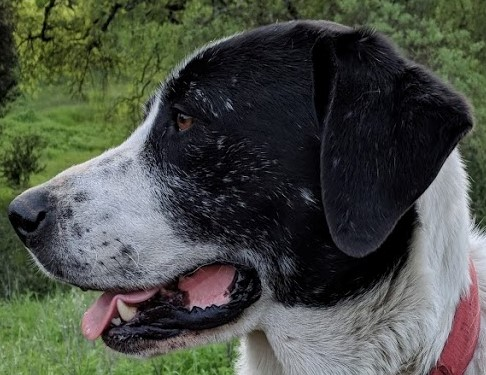
#> input picture Object-Detection/sammy_face.jpg, 486 x 375 px
$ jupyter execute Edge-Detection.ipynb
#> lines starting #> are read from the running program, lines starting #| are printed output that depends on the picture
[cell 1]
import cv2
import numpy as np
import matplotlib.pyplot as plt

[cell 2]
'''
    Edge Detection
    Canny edge detector
        1. Apply Guassian filter to smooth the image to remove the noise
        2. Find the intensity gradients of the image
        3. Apply non-maximum suppression to get rid of spurious response to edge detection
        4. Apply double threshold to determine potential edges
        5. Track edges by hysteresis
'''

[cell 3]
# Prepare the network
fig = plt.figure(figsize=(20,10))
rows = 2
cols = 4
num = 0

def display_img(img,title, cmap=None):
    global num
    num += 1
    ax = fig.add_subplot(rows, cols, num)
    ax.imshow(img, cmap)
    ax.set_title(title)


# Load image
img = cv2.imread('sammy_face.jpg')
#> img is the input picture: shape (375, 486, 3); mean B, G, R 70, 78.7, 74.2
display_img(img, 'Original imgae')

ranges = [(127,127),(0,255)]
for range in ranges:
    edges = cv2.Canny(img,threshold1=range[0],threshold2=range[1])
    display_img(edges, f'Edge detection, th1={range[0]}, th2={range[1]}')
#> this loop made 2 passes
#> pass 1, `edges = cv2.Canny(img,threshold1=range[0],threshold2=range[1])`:
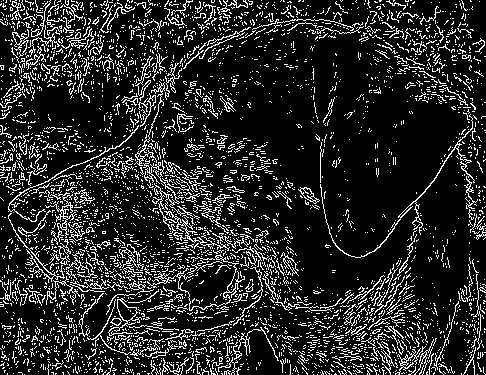
#> edges: shape (375, 486); 15.6% white in thin lines or dots
#> pass 2, `edges = cv2.Canny(img,threshold1=range[0],threshold2=range[1])`:
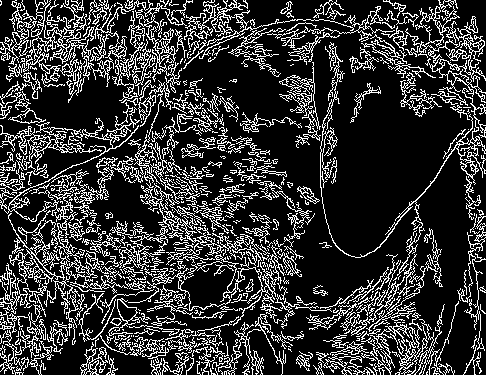
#> edges: shape (375, 486); 21% white in thin lines or dots


# Formula for choosing a particular threshold
median_val = np.median(img)
#> median_val = 64
print('As median value is 64, it is not a super bright image')
lower_bound = int(max(0, 0.07 * median_val))
#> lower_bound = 4
upper_bound = int(min(255, 1.3 * median_val))
#> upper_bound = 83
edges = cv2.Canny(img, threshold1=lower_bound, threshold2=upper_bound+300)
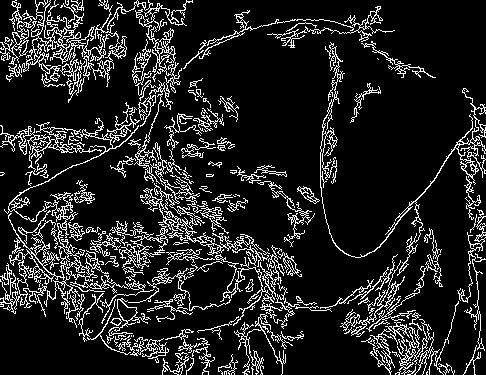
#> edges: shape (375, 486); 13.4% white in thin lines or dots
display_img(edges, 'edge detection with formula threshold')


# Blurring image can improve edge detection
blurred = cv2.blur(img,ksize=(7,7))
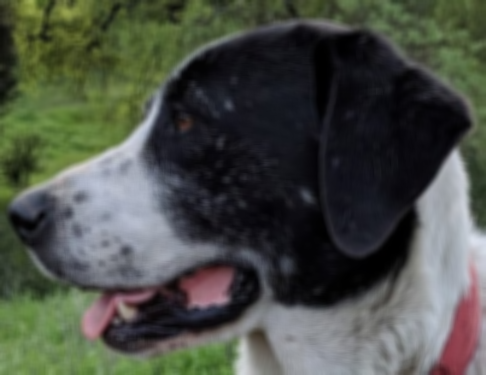
#> blurred: shape (375, 486, 3); mean B, G, R 70, 78.7, 74.3
edges = cv2.Canny(blurred, threshold1=lower_bound, threshold2=upper_bound)
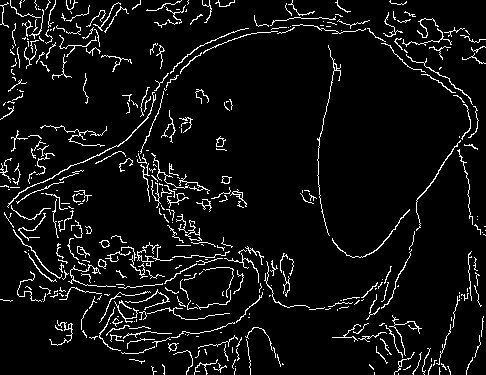
#> edges: shape (375, 486); 6.3% white in thin lines or dots
display_img(edges, 'edge detection after blurring')
#> figure, not shown here; B, G, R data is drawn as R, G, B

[cell 4]
img = cv2.imread('data_analyst.jpg')
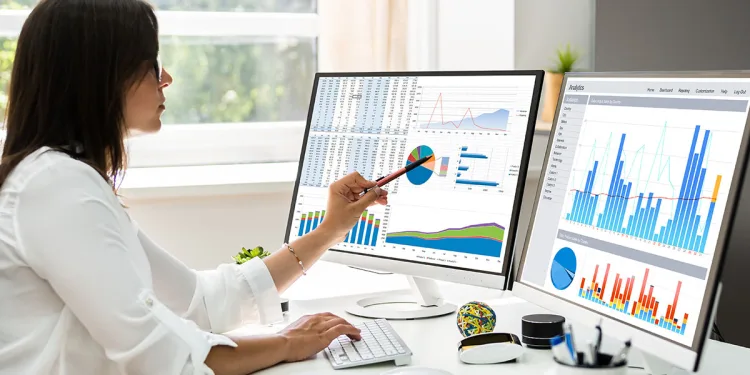
#> input picture Object-Detection/data_analyst.jpg, 750 x 375 px
#> img is the input picture: shape (375, 750, 3); mean B, G, R 183.7, 187.7, 187.1
img = cv2.cvtColor(img, cv2.COLOR_BGR2RGB)
gray_img = cv2.cvtColor(img, cv2.COLOR_BGR2GRAY)
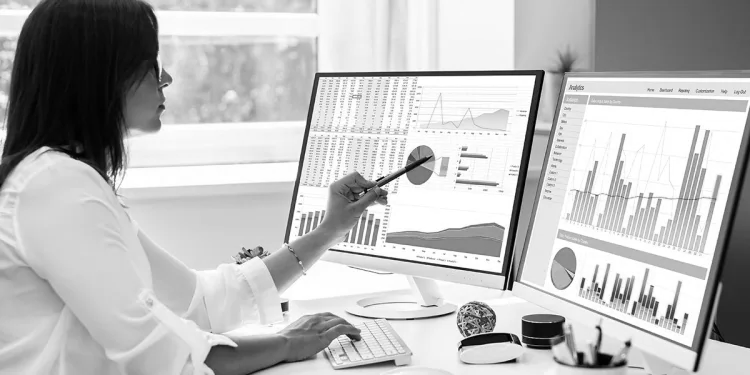
#> gray_img: shape (375, 750); min 0, max 255, mean 186.5
plt.imshow(img)

[cell 5]
median_val = np.median(img)
#> median_val = 211
lower = int(max(0, 0.07 * median_val))
#> lower = 14
upper = int(min(255, 1.3 * median_val))
#> upper = 255
edges = cv2.Canny(img, threshold1=lower,threshold2=upper)
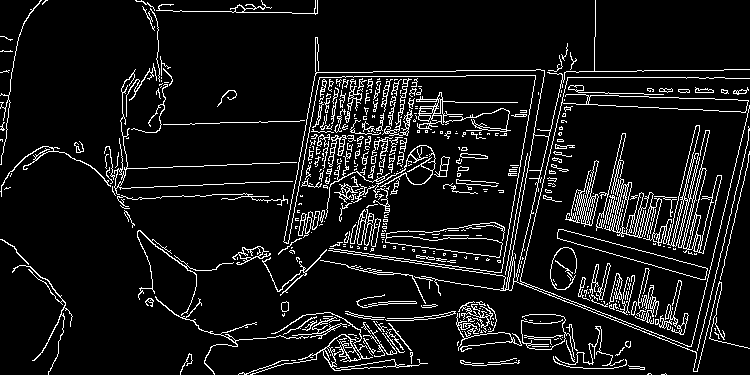
#> edges: shape (375, 750); 8.7% white in thin lines or dots
plt.imshow(edges)
